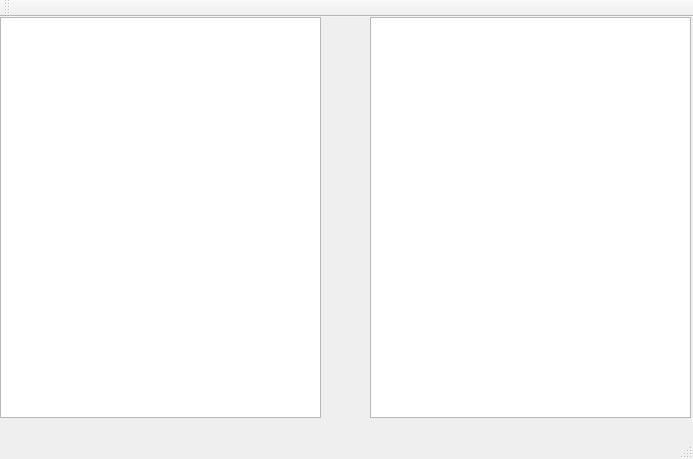
<?xml version="1.0" encoding="UTF-8"?>
<ui version="4.0">
 <class>MainWindow</class>
 <widget class="QMainWindow" name="MainWindow">
  <property name="geometry">
   <rect>
    <x>0</x>
    <y>0</y>
    <width>693</width>
    <height>459</height>
   </rect>
  </property>
  <property name="windowTitle">
   <string>MainWindow</string>
  </property>
  <widget class="QWidget" name="centralWidget">
   <widget class="QPlainTextEdit" name="plainTextEdit_2">
    <property name="geometry">
     <rect>
      <x>0</x>
      <y>0</y>
      <width>321</width>
      <height>401</height>
     </rect>
    </property>
   </widget>
   <widget class="QPlainTextEdit" name="plainTextEdit_3">
    <property name="geometry">
     <rect>
      <x>370</x>
      <y>0</y>
      <width>321</width>
      <height>401</height>
     </rect>
    </property>
   </widget>
  </widget>
  <widget class="QMenuBar" name="menuBar">
   <property name="geometry">
    <rect>
     <x>0</x>
     <y>0</y>
     <width>693</width>
     <height>22</height>
    </rect>
   </property>
  </widget>
  <widget class="QToolBar" name="mainToolBar">
   <attribute name="toolBarArea">
    <enum>TopToolBarArea</enum>
   </attribute>
   <attribute name="toolBarBreak">
    <bool>false</bool>
   </attribute>
  </widget>
  <widget class="QStatusBar" name="statusBar"/>
 </widget>
 <layoutdefault spacing="6" margin="11"/>
 <resources/>
 <connections/>
</ui>
